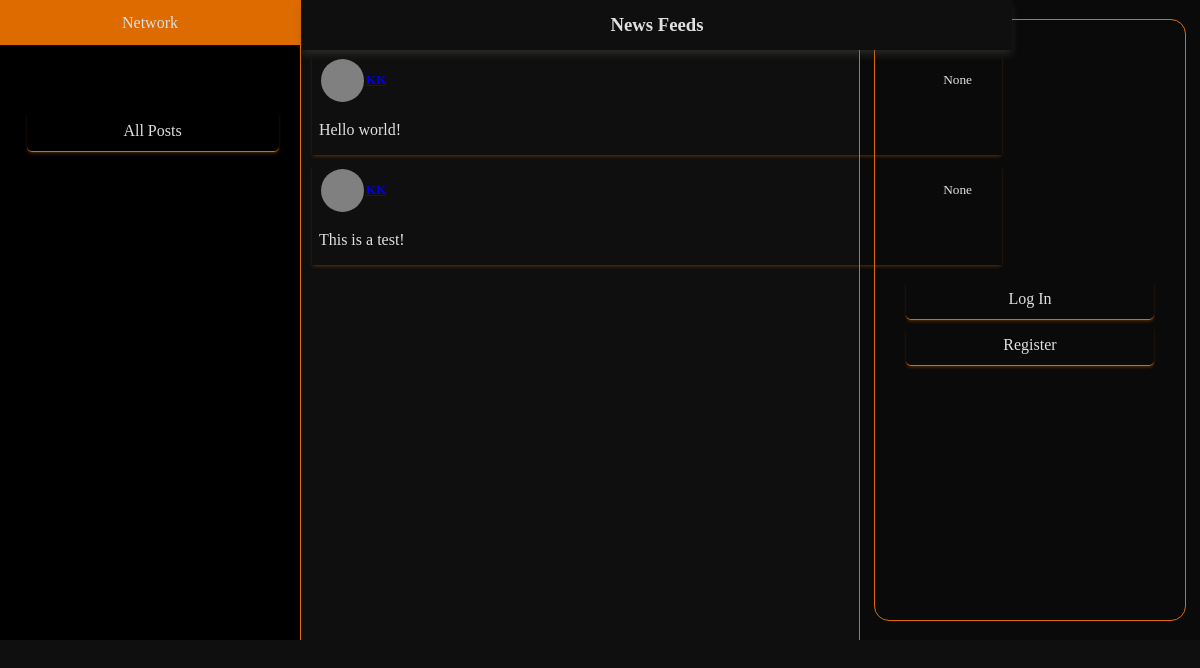
The app's page /, older data.
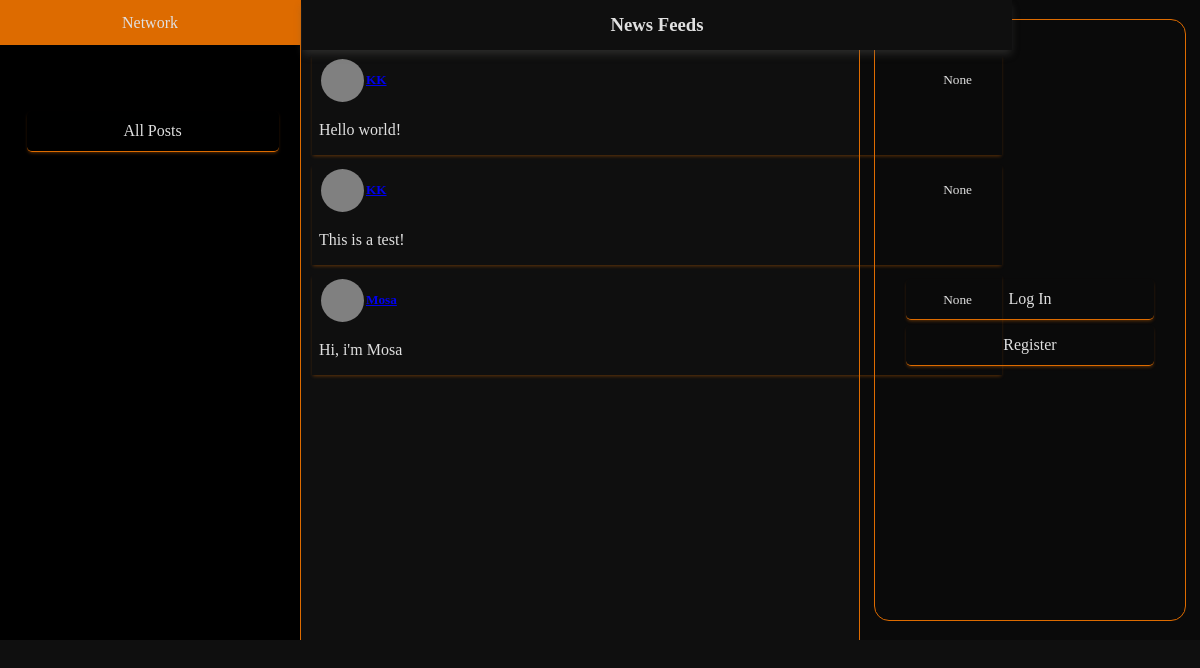
The same page, newer data.
### network/models.py (models this page shows, shortened)
class Post(models.Model):
    poster = models.ForeignKey(User, on_delete=models.CASCADE, related_name="user")
    content = models.CharField(max_length=800)
    timestamp = models.DateTimeField(auto_now_add=False)

### network/views.py (the view)
# urls.py: path("", views.index, name="index"),
def index(request):
    allPosts = Post.objects.all()
    sortedPosts = allPosts.order_by('timestamp')
    return render(request, "network/index.html",{"allPosts":sortedPosts})

### network/templates/network/index.html (shortened to what this page needs)
{% extends "network/layout.html" %}
{% block body %}
<div class="feed-container">
    <div class="feeds-heading">
        <h3 class="feeds-title">News Feeds</h3>
    </div>
    {% for post in allPosts %}
        <div class="post-container">
            <div class="post-header">
                <a href="{% url 'profile' poster=post.poster.id %}" class="poster-container">
                    <div class="poster-img"></div>
                    <div class="poster-name"><h5>{{post.poster}}</h5></div>
                </a>
                <div class="post-time"><small>{{post.timestamp}}</small></div>
            </div>
            <div class="post-body">
                <p class="post-content">{{post.content}}</p>
            </div>
        </div>
    {% endfor %}
</div>
{% endblock %}

Row changes from the older to the newer data that the page shows:
added Post: timestamp "None", content "Hi, i'm Mosa"
